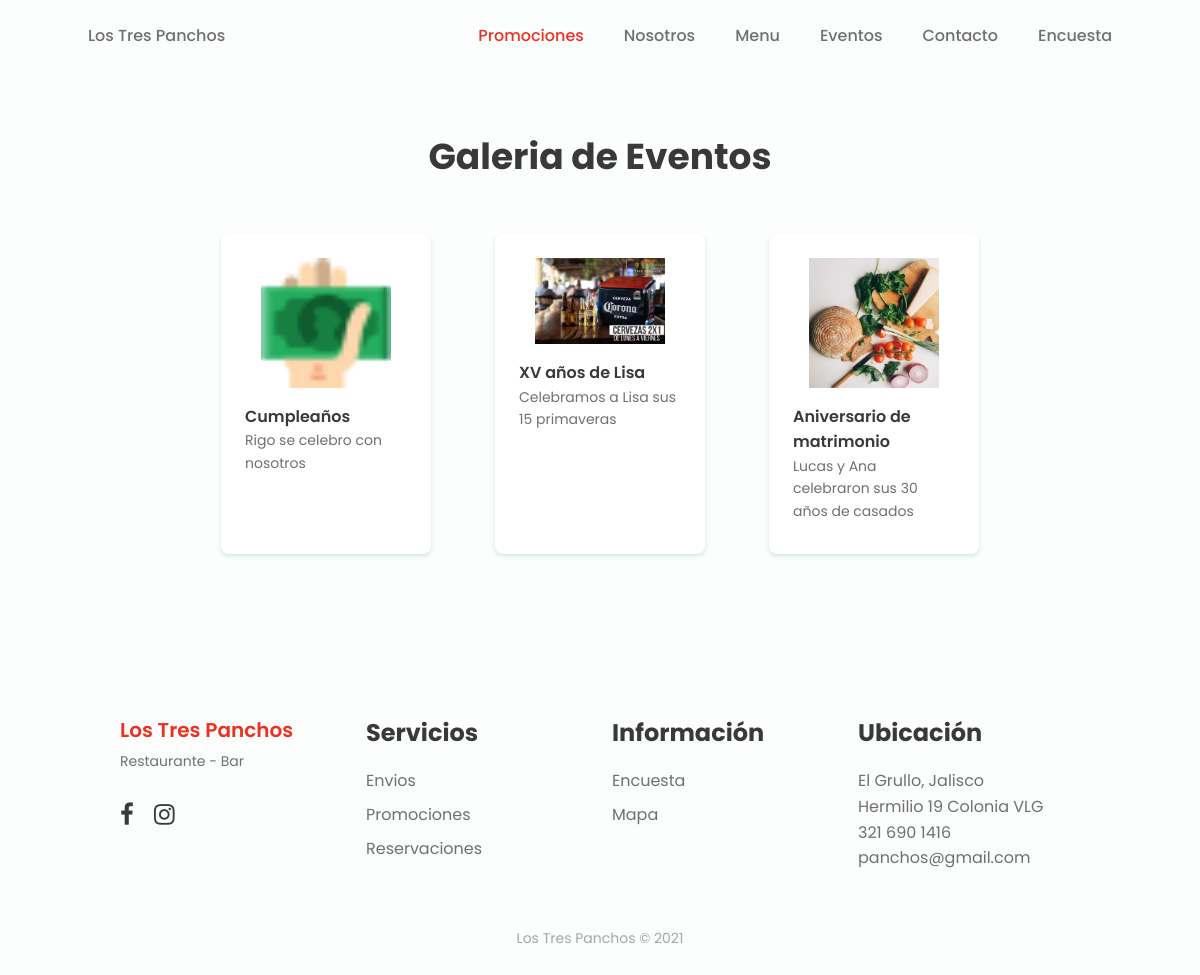
The page /eventos.php on the database its author committed.
### tables this page shows
CREATE TABLE `eventos` (
  `id` int(11) NOT NULL,
  `nombre` varchar(50) NOT NULL,
  `descripcion` varchar(100) NOT NULL,
  `imagen` varchar(100) NOT NULL
);

CREATE TABLE `contacto` (
  `id` int(11) NOT NULL,
  `nombre` varchar(100) NOT NULL,
  `imagen` varchar(100) NOT NULL,
  `descripcion` varchar(100) NOT NULL,
  `domicilio` varchar(120) NOT NULL,
  `municipio` varchar(100) NOT NULL,
  `telefono` text NOT NULL
);

### eventos.php (the view)
<?php
include ("templates/encabezado.php");
include ("panel/config/conexion.php");
$sentenciaSQL= $conexion->prepare("SELECT * FROM eventos");
$sentenciaSQL->execute();
$lista_eventos=$sentenciaSQL->fetchAll(PDO::FETCH_ASSOC);
        $sentenciaContacto= $conexion->prepare("SELECT * FROM contacto");
      $sentenciaContacto->execute();
      $lista_contacto=$sentenciaContacto->fetchAll(PDO::FETCH_ASSOC);
?>
<section class="menu section bd-contenedor" id="eventos">
        <h2 class="section-title">Galeria de Eventos </h2>
        <div class="menu__container bd-grid">
        <?php foreach($lista_eventos as $eventos) { ?>
            <div class="menu__content">
                <img src="img/<?php echo $eventos['imagen']; ?>" alt="" class="menu__img">
                <h3 class="menu__name"><?php echo $eventos['nombre']; ?></h3>
                <span class="menu__detail"><?php echo $eventos['descripcion']; ?></span>
            </div>
            <?php } ?>
         </div>
    </section>
<?php
include ("templates/pie.php");
?>

### templates/encabezado.php (shortened to what this page needs)
<!DOCTYPE html>
<html lang="en">
<head>
    <link rel="stylesheet" href="build/css/estilos.css">
    <link rel="stylesheet" href="build/css/slider.css">
    <link rel="stylesheet" href="https://cdnjs.cloudflare.com/ajax/libs/font-awesome/4.7.0/css/font-awesome.css">
</head>
    <header class="l-header" id="header">
            <nav class="nav bd-container">
                <a href="index.php" class="nav__logo">Los Tres Panchos</a>
                <div class="nav__menu" id="nav-menu">
                    <ul class="nav__list">
                        <li class="nav__item"><a href="promociones.php" class="nav__link active-link">Promociones</a></li>
                        <li class="nav__item"><a href="nosotros.php" class="nav__link">Nosotros</a></li>
                        <li class="nav__item"><a href="menu.php" class="nav__link">Menu</a></li>
                        <li class="nav__item"><a href="eventos.php" class="nav__link">Eventos</a></li>
                        <li class="nav__item"><a href="contacto.php" class="nav__link">Contacto</a></li>
                        <li class="nav__item"><a href="encuesta.php" class="nav__link">Encuesta</a></li>
                    </ul>
                </div>
            </nav>
        </header>
    <div class="container">
        <div class="row">

### templates/pie.php (shortened to what this page needs)
     </div>
    </div>
<footer class="footer section bd-container">
            <div class="footer__container bd-grid">
                <div class="footer__content">
            <a href="#" class="footer__logo">Los Tres Panchos</a>
            <span class="footer__description">Restaurante - Bar</span>
            <div>
                <a href="https://www.facebook.com/Lostrespanchoselgrullo" class="footer__social"><i class="fa fa-facebook"></i></a>
                <a href="#" class="footer__social"><i class="fa fa-instagram"></i></a>
            </div>
        </div>
        <div class="footer__content">
            <h3 class="footer__title">Servicios</h3>
            <ul>
                <li><a href="#" class="footer__link">Envios</a></li>
                <li><a href="promociones.php" class="footer__link">Promociones</a></li>
                <li><a href="contacto.php" class="footer__link">Reservaciones</a></li>
            </ul>
        </div>
        <div class="footer__content">
            <h3 class="footer__title">Información</h3>
            <ul>
                <li><a href="encuesta.php" class="footer__link">Encuesta</a></li>
                <li><a href="contacto.php" class="footer__link">Mapa</a></li>
            </ul>
        </div>
        <?php foreach($lista_contacto as $contacto) { ?>
        <div class="footer__content">
            <h3 class="footer__title">Ubicación</h3>
            <ul>
                <li><?php echo $contacto['municipio']; ?></li>
                <li><?php echo $contacto['domicilio']; ?> </li>
                <li><?php echo $contacto['telefono']; ?></li>
                <li>panchos@gmail.com</li>
            </ul>
        </div>
        <?php } ?>
    </div>
    <p class="footer__copy"> Los Tres Panchos &copy; <?php echo date('Y'); ?></p>
</footer>
</body>
</html>

### build/css/estilos.css (style rules this page uses)
:root { --header-height: 3rem; --first-color: #EC3022; --first-color-alt: #B52418; --title-color: #393939; --text-color: #707070; --text-color-light: #A6A6A6; --body-color: #FBFEFD; --container-color: #FFFFFF; --body-font: 'Poppins', sans-serif; --biggest-font-size: 2.25rem; --h1-font-size: 1.5rem; --h2-font-size: 1.25rem; --h3-font-size: 1rem; --normal-font-size: .938rem; --small-font-size: .813rem; --smaller-font-size: .75rem; --font-medium: 500; --font-semi-bold: 600; --mb-1: .5rem; --mb-2: 1rem; --mb-3: 1.5rem; --mb-4: 2rem; --mb-5: 2.5rem; --mb-6: 3rem; --z-tooltip: 10; --z-fixed: 100; }
@media screen and (min-width: 768px) { :root { --biggest-font-size: 4rem; --h1-font-size: 2.25rem; --h2-font-size: 1.5rem; --h3-font-size: 1.25rem; --normal-font-size: 1rem; --small-font-size: .875rem; --smaller-font-size: .813rem; } }
*,::before,::after { box-sizing: border-box; }
html { scroll-behavior: smooth; }
h1,h2,h3,p,ul { margin: 0; }
ul { padding: 0; list-style: none; }
a { text-decoration: none; }
img { max-width: 100%; height: auto; }
.section { padding: 3rem 0 2rem; }
.section-title, .section-subtitle { text-align: center; }
.section-title { font-size: var(--h1-font-size); color: var(--title-color); margin-bottom: var(--mb-3); }
.bd-container { max-width: 960px; width: calc(100% - 2rem); margin-left: var(--mb-2); margin-right: var(--mb-2); }
.bd-grid { display: grid; gap: 1.5rem; }
.l-header { width: 100%; position: fixed; top: 0; left: 0; z-index: var(--z-fixed); background-color: var(--body-color); }
.nav { max-width: 1024px; height: var(--header-height); display: flex; justify-content: space-between; align-items: center; }
.nav__item { margin-bottom: var(--mb-2); }
.nav__link, .nav__logo, .nav__toggle { color: var(--text-color); font-weight: var(--font-medium); }
.nav__link { transition: .3s; }
.active-link { color: var(--first-color); }
.menu__container { grid-template-columns: repeat(2, 1fr); justify-content: center; }
.menu__content { position: relative; display: flex; flex-direction: column; background-color: var(--container-color); border-radius: .5rem; box-shadow: 0 2px 4px rgba(3,74,40,.15); padding: .75rem; }
.menu__img { width: 100px; align-self: center; margin-bottom: var(--mb-2); }
.menu__name, .menu__preci { font-weight: var(--font-semi-bold); color: var(--title-color); }
.menu__name { font-size: var(--normal-font-size); }
.menu__detail, .menu__preci { font-size: var(--small-font-size); }
.menu__detail { margin-bottom: var(--mb-1); }
.footer__container { grid-template-columns: repeat(auto-fit, minmax(220px, 1fr)); row-gap: 2rem; }
.footer__logo { font-size: var(--h3-font-size); color: var(--first-color); font-weight: var(--font-semi-bold); }
.footer__description { display: block; font-size: var(--small-font-size); margin: .25rem 0 var(--mb-3); }
.footer__social { font-size: 1.5rem; color: var(--title-color); margin-right: var(--mb-2); }
.footer__title { font-size: var(--h2-font-size); color: var(--title-color); margin-bottom: var(--mb-2); }
.footer__link { display: inline-block; color: var(--text-color); margin-bottom: var(--mb-1); }
.footer__copy { text-align: center; font-size: var(--small-font-size); color: var(--text-color-light); margin-top: 3.5rem; }
@media screen and (min-width: 768px) { .section { padding-top: 8rem; } }
@media screen and (min-width: 768px) { .nav { height: calc(var(--header-height) + 1.5rem); } }
@media screen and (min-width: 768px) { .nav__list { display: flex; } }
@media screen and (min-width: 768px) { .nav__item { margin-left: var(--mb-5); margin-bottom: 0; } }
@media screen and (min-width: 768px) { .services__container, .menu__container { margin-top: var(--mb-6); } }
@media screen and (min-width: 768px) { .menu__container { grid-template-columns: repeat(3, 210px); column-gap: 4rem; } }
@media screen and (min-width: 768px) { .menu__content { padding: 1.5rem; } }
@media screen and (min-width: 768px) { .menu__img { width: 130px; } }
@media screen and (min-width: 960px) { .bd-container { margin-left: auto; margin-right: auto; } }

### build/css/slider.css (style rules this page uses)
* { box-sizing:border-box }

### rows shown on the page
eventos: imagen (picture), nombre "Cumpleaños", descripcion "Rigo se celebro con nosotros"
eventos: imagen (picture), nombre "XV años de Lisa", descripcion "Celebramos a Lisa sus 15 primaveras"
eventos: imagen (picture), nombre "Aniversario de matrimonio", descripcion "Lucas y Ana celebraron sus 30 años de casados"
contacto: municipio "El Grullo, Jalisco", domicilio "Hermilio 19 Colonia VLG", telefono "321 690 1416"
